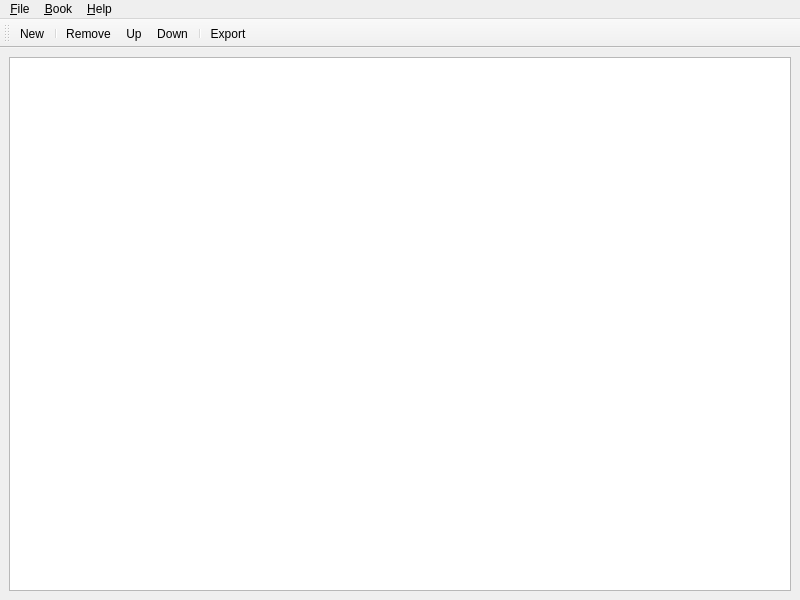
<?xml version="1.0" encoding="UTF-8"?>
<ui version="4.0">
 <class>MainWindowBook</class>
 <widget class="QMainWindow" name="MainWindowBook">
  <property name="geometry">
   <rect>
    <x>0</x>
    <y>0</y>
    <width>800</width>
    <height>600</height>
   </rect>
  </property>
  <property name="acceptDrops">
   <bool>true</bool>
  </property>
  <property name="windowTitle">
   <string>Mangle</string>
  </property>
  <widget class="QWidget" name="centralwidget">
   <layout class="QHBoxLayout" name="horizontalLayout">
    <item>
     <widget class="QListWidget" name="listWidgetFiles">
      <property name="selectionMode">
       <enum>QAbstractItemView::ExtendedSelection</enum>
      </property>
     </widget>
    </item>
   </layout>
  </widget>
  <widget class="QMenuBar" name="menubar">
   <property name="geometry">
    <rect>
     <x>0</x>
     <y>0</y>
     <width>800</width>
     <height>26</height>
    </rect>
   </property>
   <widget class="QMenu" name="menu_File">
    <property name="title">
     <string>&amp;File</string>
    </property>
    <addaction name="actionFileNew"/>
    <addaction name="separator"/>
    <addaction name="actionFileExit"/>
   </widget>
   <widget class="QMenu" name="menu_Book">
    <property name="title">
     <string>&amp;Book</string>
    </property>
    <addaction name="actionBookOptions"/>
    <addaction name="separator"/>
    <addaction name="actionBookExport"/>
   </widget>
   <widget class="QMenu" name="menu_Help">
    <property name="title">
     <string>&amp;Help</string>
    </property>
    <addaction name="actionHelpHomepage"/>
    <addaction name="actionHelpAbout"/>
   </widget>
   <addaction name="menu_File"/>
   <addaction name="menu_Book"/>
   <addaction name="menu_Help"/>
  </widget>
  <widget class="QToolBar" name="toolBar">
   <property name="windowTitle">
    <string>toolBar</string>
   </property>
   <attribute name="toolBarArea">
    <enum>TopToolBarArea</enum>
   </attribute>
   <attribute name="toolBarBreak">
    <bool>false</bool>
   </attribute>
   <addaction name="actionFileNew"/>
   <addaction name="separator"/>
   <addaction name="actionBookRemove"/>
   <addaction name="actionBookShiftUp"/>
   <addaction name="actionBookShiftDown"/>
   <addaction name="separator"/>
   <addaction name="actionBookExport"/>
  </widget>
  <action name="actionFileNew">
   <property name="icon">
    <iconset>
     <normaloff>../img/file_new.png</normaloff>../img/file_new.png</iconset>
   </property>
   <property name="text">
    <string>&amp;New</string>
   </property>
   <property name="toolTip">
    <string>New book</string>
   </property>
   <property name="shortcut">
    <string>Ctrl+N</string>
   </property>
   <property name="iconVisibleInMenu">
    <bool>true</bool>
   </property>
  </action>
  <action name="actionFileOpen">
   <property name="icon">
    <iconset>
     <normaloff>../img/file_open.png</normaloff>../img/file_open.png</iconset>
   </property>
   <property name="text">
    <string>&amp;Open...</string>
   </property>
   <property name="toolTip">
    <string>Open book</string>
   </property>
   <property name="shortcut">
    <string>Ctrl+O</string>
   </property>
   <property name="iconVisibleInMenu">
    <bool>true</bool>
   </property>
  </action>
  <action name="actionFileSave">
   <property name="icon">
    <iconset>
     <normaloff>../img/save_file.png</normaloff>../img/save_file.png</iconset>
   </property>
   <property name="text">
    <string>&amp;Save</string>
   </property>
   <property name="toolTip">
    <string>Save book</string>
   </property>
   <property name="shortcut">
    <string>Ctrl+S</string>
   </property>
   <property name="iconVisibleInMenu">
    <bool>true</bool>
   </property>
  </action>
  <action name="actionFileSaveAs">
   <property name="text">
    <string>Save &amp;as...</string>
   </property>
   <property name="toolTip">
    <string>Save book as</string>
   </property>
   <property name="shortcut">
    <string>Ctrl+Shift+S</string>
   </property>
  </action>
  <action name="actionFileExit">
   <property name="text">
    <string>&amp;Exit</string>
   </property>
   <property name="shortcut">
    <string>Ctrl+Q</string>
   </property>
  </action>
  <action name="actionBookOptions">
   <property name="icon">
    <iconset>
     <normaloff>../img/book.png</normaloff>../img/book.png</iconset>
   </property>
   <property name="text">
    <string>&amp;Options...</string>
   </property>
  </action>
  <action name="actionBookRemove">
   <property name="icon">
    <iconset>
     <normaloff>../img/remove_files.png</normaloff>../img/remove_files.png</iconset>
   </property>
   <property name="text">
    <string>&amp;Remove</string>
   </property>
   <property name="toolTip">
    <string>Remove files</string>
   </property>
   <property name="shortcut">
    <string>Del</string>
   </property>
   <property name="iconVisibleInMenu">
    <bool>true</bool>
   </property>
  </action>
  <action name="actionBookExport">
   <property name="icon">
    <iconset>
     <normaloff>../img/export_book.png</normaloff>../img/export_book.png</iconset>
   </property>
   <property name="text">
    <string>&amp;Export...</string>
   </property>
   <property name="toolTip">
    <string>Export book</string>
   </property>
   <property name="shortcut">
    <string>Ctrl+E</string>
   </property>
   <property name="iconVisibleInMenu">
    <bool>true</bool>
   </property>
  </action>
  <action name="actionHelpHomepage">
   <property name="text">
    <string>&amp;Homepage...</string>
   </property>
  </action>
  <action name="actionHelpAbout">
   <property name="text">
    <string>&amp;About...</string>
   </property>
   <property name="toolTip">
    <string>About</string>
   </property>
   <property name="shortcut">
    <string>F1</string>
   </property>
  </action>
  <action name="actionBookAddFiles">
   <property name="icon">
    <iconset>
     <normaloff>../img/add_file.png</normaloff>../img/add_file.png</iconset>
   </property>
   <property name="text">
    <string>&amp;Files...</string>
   </property>
   <property name="toolTip">
    <string>Add files</string>
   </property>
   <property name="shortcut">
    <string>Ctrl+F</string>
   </property>
   <property name="iconVisibleInMenu">
    <bool>true</bool>
   </property>
  </action>
  <action name="actionBookAddDirectory">
   <property name="icon">
    <iconset>
     <normaloff>../img/add_directory.png</normaloff>../img/add_directory.png</iconset>
   </property>
   <property name="text">
    <string>&amp;Directory...</string>
   </property>
   <property name="toolTip">
    <string>Add directory</string>
   </property>
   <property name="shortcut">
    <string>Ctrl+D</string>
   </property>
   <property name="iconVisibleInMenu">
    <bool>true</bool>
   </property>
  </action>
  <action name="actionBookShiftUp">
   <property name="icon">
    <iconset>
     <normaloff>../img/shift_up.png</normaloff>../img/shift_up.png</iconset>
   </property>
   <property name="text">
    <string>&amp;Up</string>
   </property>
   <property name="toolTip">
    <string>Shift files up</string>
   </property>
   <property name="shortcut">
    <string>Ctrl+PgUp</string>
   </property>
   <property name="iconVisibleInMenu">
    <bool>true</bool>
   </property>
  </action>
  <action name="actionBookShiftDown">
   <property name="icon">
    <iconset>
     <normaloff>../img/shift_down.png</normaloff>../img/shift_down.png</iconset>
   </property>
   <property name="text">
    <string>&amp;Down</string>
   </property>
   <property name="toolTip">
    <string>Shift files down</string>
   </property>
   <property name="shortcut">
    <string>Ctrl+PgDown</string>
   </property>
   <property name="iconVisibleInMenu">
    <bool>true</bool>
   </property>
  </action>
 </widget>
 <resources/>
 <connections>
  <connection>
   <sender>actionFileExit</sender>
   <signal>triggered()</signal>
   <receiver>MainWindowBook</receiver>
   <slot>close()</slot>
   <hints>
    <hint type="sourcelabel">
     <x>-1</x>
     <y>-1</y>
    </hint>
    <hint type="destinationlabel">
     <x>399</x>
     <y>299</y>
    </hint>
   </hints>
  </connection>
 </connections>
</ui>
